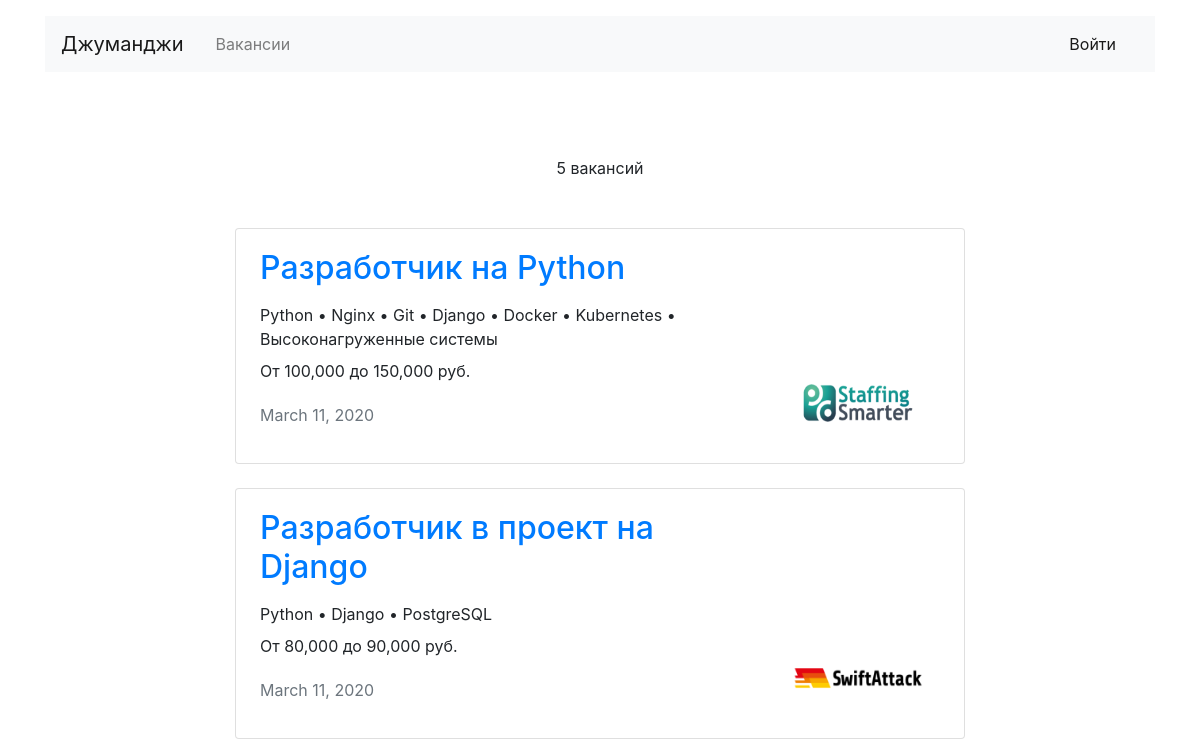
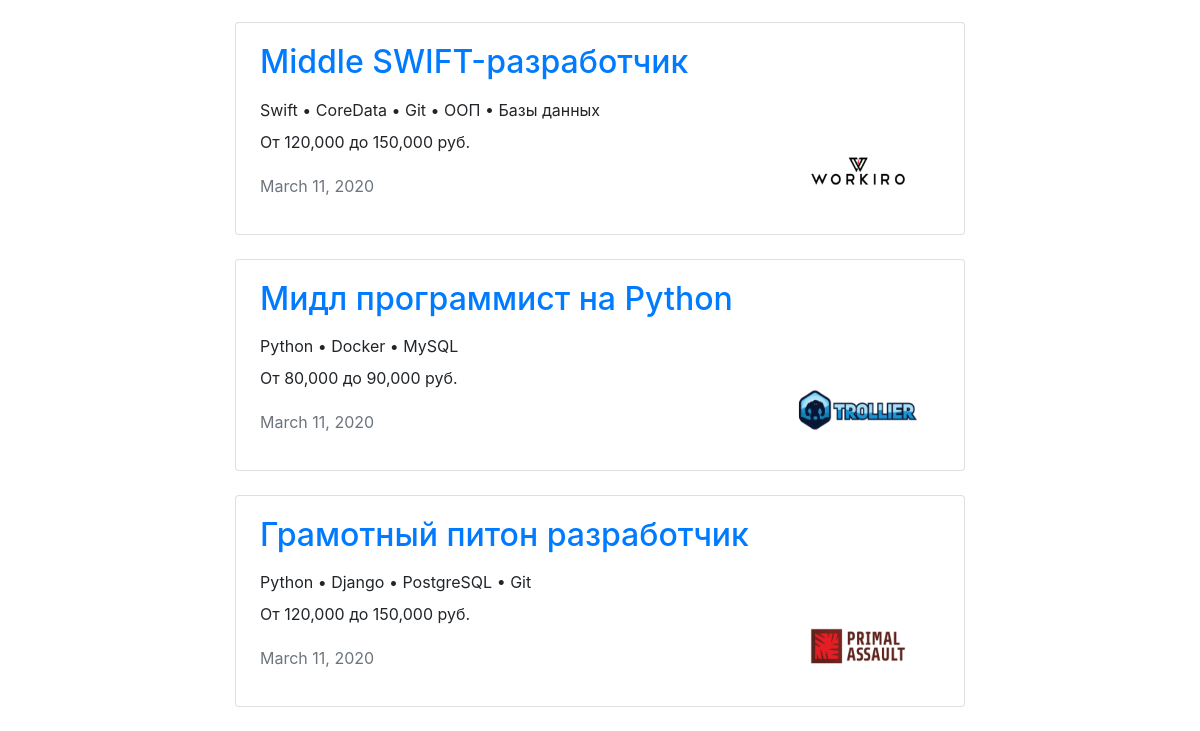
The page /vacancies/ on the database as committed earlier (2 pictures, top to bottom).
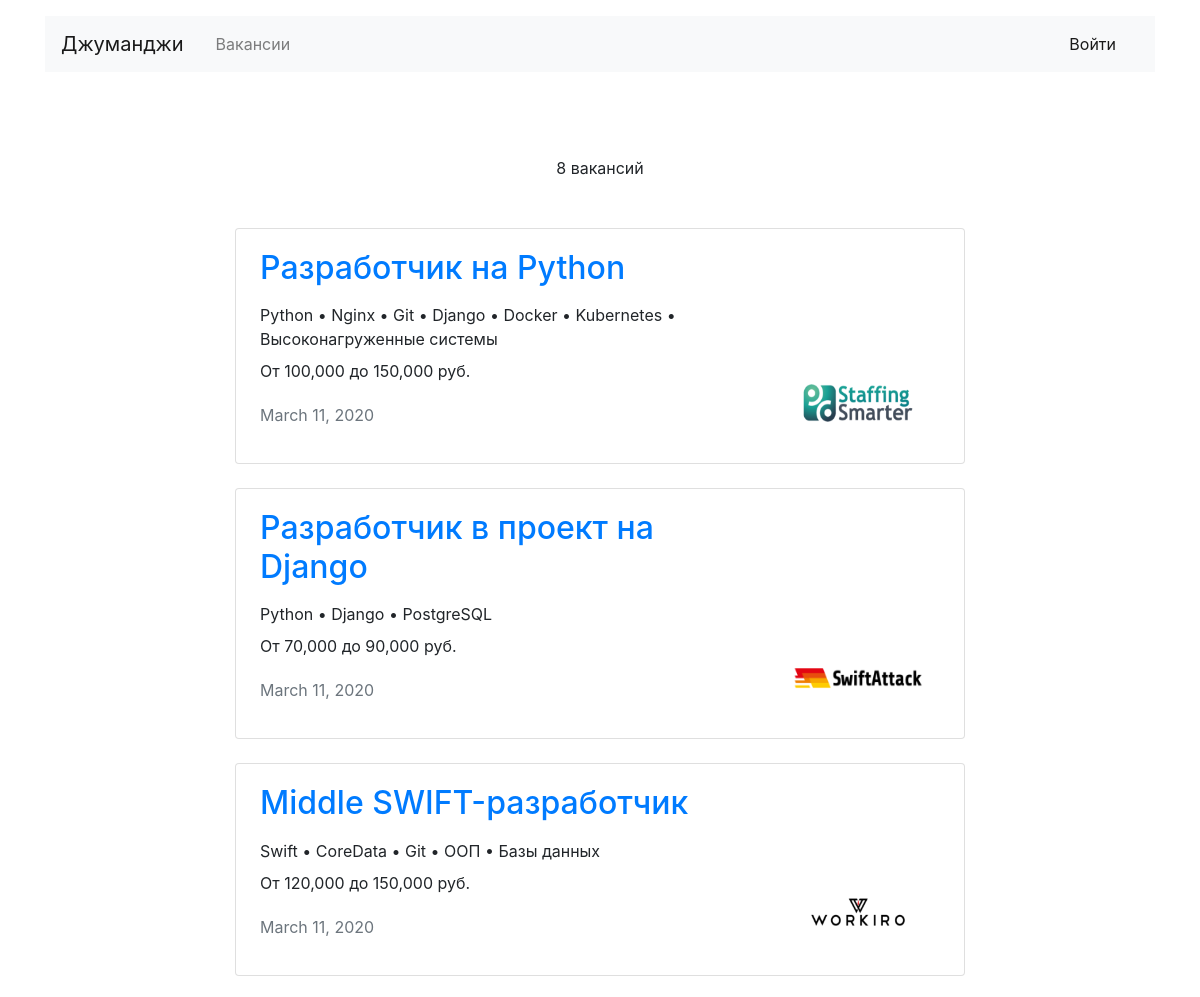
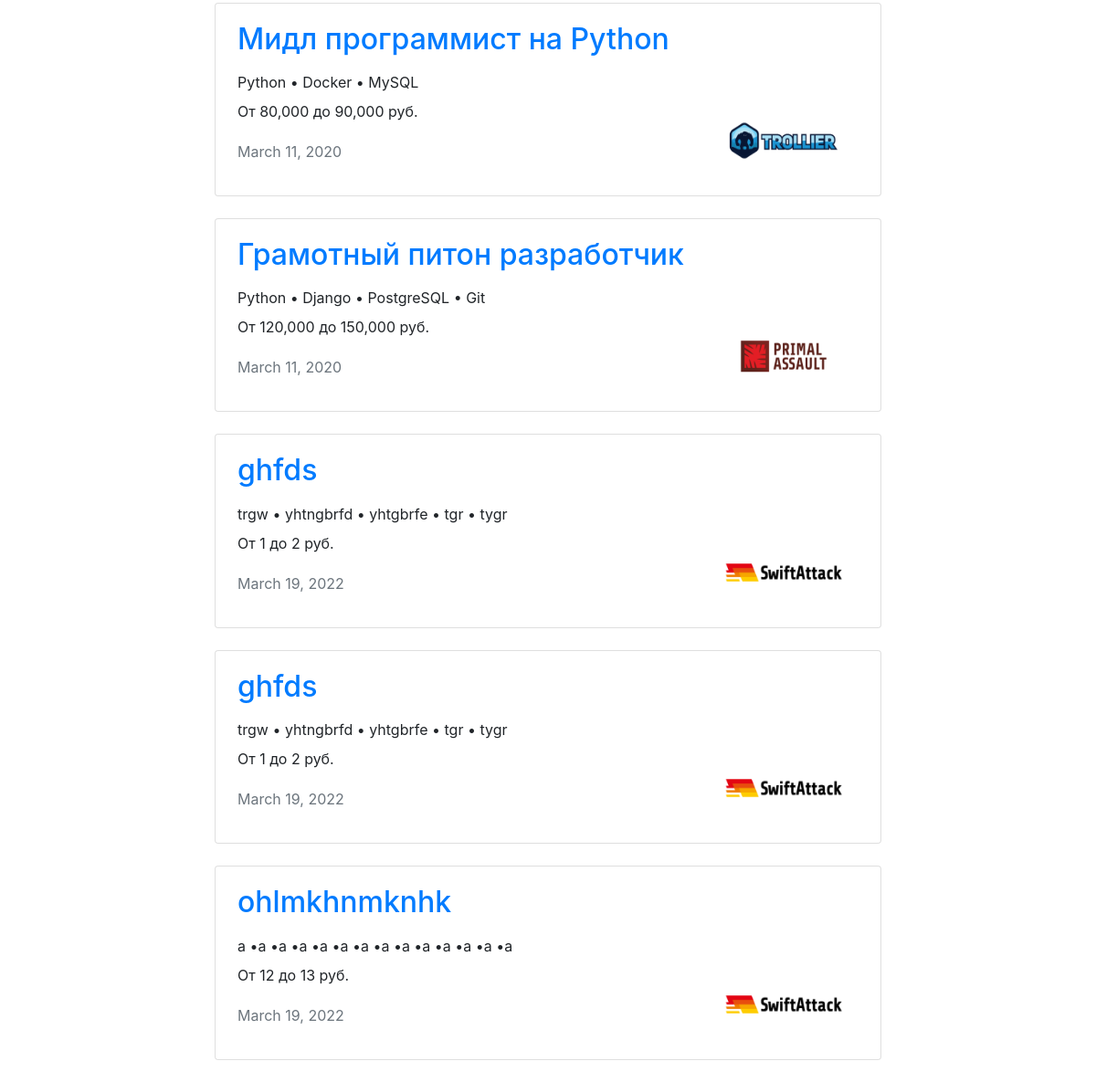
The same page on the database as committed later (2 pictures, top to bottom).
### job_portal/models.py (models this page shows, shortened)
class Vacancy(models.Model):
    title = models.CharField(max_length=30)
    specialty = models.ForeignKey(Specialty, on_delete=models.CASCADE, related_name='vacancies')
    company = models.ForeignKey(Company, on_delete=models.CASCADE, related_name='vacancies')
    skills = models.CharField(max_length=100)
    description = models.TextField()
    salary_min = models.FloatField()
    salary_max = models.FloatField()
    published_at = models.DateField(auto_now_add=True)

class Company (models.Model):
    name = models.CharField(max_length=20)
    location = models.CharField(max_length=20)
    logo = models.ImageField(upload_to=MEDIA_COMPANY_IMAGE_DIR)
    description = models.TextField()
    employee_count = models.IntegerField()
    owner = models.OneToOneField(User, on_delete=models.CASCADE, related_name="company", blank=True, null=True)

### job_portal/views/public.py (the view)
# urls.py: path('vacancies/', vacancies, name='vacancies'),
def vacancies(request):
    return render(
        request,
        'job_portal/public/vacancies.html',
        context=create_context_all_vacancy(),
        )

### job_portal/service.py (called while the page is built)
def create_context_all_vacancy():
    vacancy = Vacancy.objects.annotate(count=Count('id'))
    return {
        'vacancy': vacancy,
        }

### job_portal/templatetags/add_point_in_str.py (called while the page is built)
@register.filter
def add_point_in_str(string):
    return string.replace(',', ' •')

### job_portal/templates/job_portal/public/vacancies.html
{% extends 'job_portal/base.html' %}
{% load humanize %}
{% load add_point_in_str %}
{% block container %}
  <main class="container mt-3">
    <section>
      <h1 class="h1 text-center mx-auto mt-4 pt-5" style="font-size: 70px;"><strong>{{ specialty }}</strong></h1>
      <p class="text-center pt-1">{{ vacancy.count }} вакансий</p>
      <div class="row mt-5">
        <div class="col-12 col-lg-8 offset-lg-2 m-auto">
          {% for select_vacancy in vacancy %}
          <div class="card mb-4">
            <div class="card-body px-4">
              <div class="row">
                <div class="col-12 col-md-8 col-lg-9">
                  <h2 class="h2 pb-2"><a href="{% url 'selected_vacancy' select_vacancy.pk %}">{{ select_vacancy.title }}</a></h2>
                  <p class="mb-2">{{ select_vacancy.skills|add_point_in_str }}</p>
                  <p>От {{ select_vacancy.salary_min|floatformat|intcomma }} до {{ select_vacancy.salary_max|floatformat|intcomma }} руб.</p>
                  <p class="text-muted pt-1">{{ select_vacancy.published_at }}</p>
                </div>
                <div class="col-12 col-md-4 col-lg-3 d-flex align-items-end">
                  <a href="{% url 'companies' select_vacancy.company.pk %}"><img src="{{ select_vacancy.company.logo.url }}" width="130" height="80" alt=""></a>
                </div>
              </div>
            </div>
          </div>
          {% endfor %}
        </div>
      </div>
    </section>
  </main>
{% endblock %}

Rows that differ between the two databases and show on the page:
changed Vacancy "Разработчик в проект на Django": salary_min "80,000" → "70,000"
added Vacancy: title "ghfds", skills|add_point_in_str "trgw • yhtngbrfd • yhtgbrfe • tgr • tygr", salary_min "1", salary_max "2", published_at "March 19, 2022", company.logo (picture)
added Vacancy: title "ghfds", skills|add_point_in_str "trgw • yhtngbrfd • yhtgbrfe • tgr • tygr", salary_min "1", salary_max "2", published_at "March 19, 2022", company.logo (picture)
added Vacancy: title "ohlmkhnmknhk", skills|add_point_in_str "a •a •a •a •a •a •a •a •a •a •a •a •a •a", salary_min "12", salary_max "13", published_at "March 19, 2022", company.logo (picture)
Other text that changed with them:
{{ vacancy.count }}: "5" → "8"
